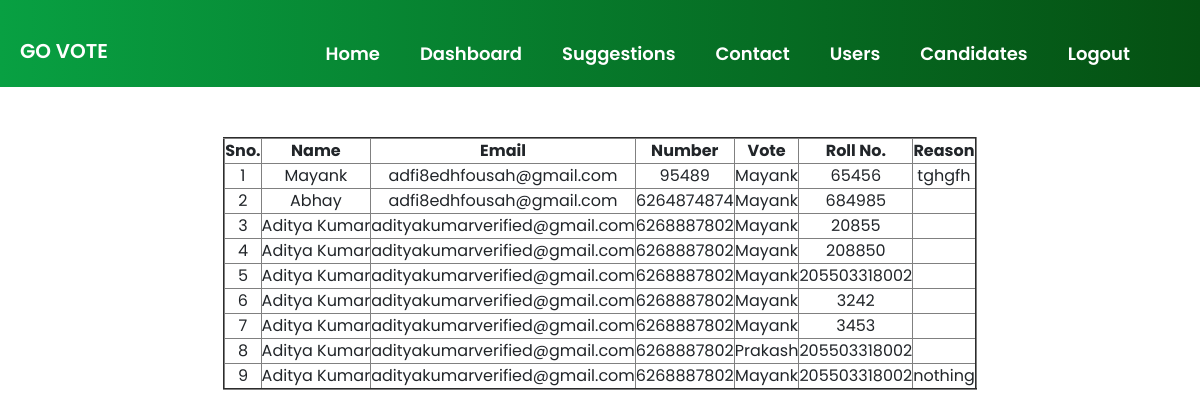
/user_deatils.php, run on the app's committed database.
### tables this page shows
CREATE TABLE IF NOT EXISTS `users` (
  `id` int(11) NOT NULL AUTO_INCREMENT,
  `name` varchar(60) DEFAULT NULL,
  `email` varchar(60) DEFAULT NULL,
  `Branch` text,
  `number` bigint(20) DEFAULT NULL,
  `candidate` varchar(60) DEFAULT NULL,
  `rollno` bigint(20) DEFAULT NULL,
  `reason` varchar(200) DEFAULT NULL,
  PRIMARY KEY (`id`)
);

### user_deatils.php (the view, shortened to what this page needs)
<!DOCTYPE html>
<html>
<head>
</head>
<body>
 <link rel="stylesheet" href="css/bootstrap.min.css">
 <link rel="stylesheet" href="css/style.css">
 <link rel="stylesheet" href="https://stackpath.bootstrapcdn.com/font-awesome/4.7.0/css/font-awesome.min.css">
</head>
<body>
<div class="container-fluid" id="cont-3">
        <header id="nav-bar">
          <nav class="navbar navbar-expand-lg navbar-light bg-dark">
            <a class="navbar-brand" href=index.html  style="color: white; font-weight: 600; margin-top: 15px;">GO VOTE</a>
            <div class="collapse navbar-collapse" id="navbarNav">
              <ul class="navbar-nav ml-auto animate__animated animate__bounceInDown" style="padding-right: 50px;">
                <li class="nav-item" >
                  <a class="nav-link" href="index.html" style="color:white; font-weight: 600; text-align: center; font-size: 18px; margin-top: 20px;  text-transform: capitalize; padding: 20px;">Home</a>
                </li>
                <li class="nav-item" >
                  <a class="nav-link" href="admin_dashboard.php" style="color:white; font-weight: 600; text-align: center; font-size: 18px; margin-top: 20px;  text-transform: capitalize; padding: 20px;">Dashboard</a>
                </li>
                <li class="nav-item" >
                  <a class="nav-link" href="user_suggestion.php"  style="color: white; font-weight: 600; text-align: center; font-size: 18px; margin-top: 20px;  text-transform: capitalize; padding: 20px;">Suggestions</a>
                </li>
                <li class="nav-item" >
                  <a class="nav-link" href="show_contact.php"  style="color: white; font-weight: 600; text-align: center; font-size: 18px; margin-top: 20px;  text-transform: capitalize; padding: 20px;">Contact</a>
                </li>
                <li class="nav-item">
                  <a class="nav-link" href="user_details_year.php" style="color: white; font-weight: 600; text-align: center; font-size: 18px; margin-top: 20px;  text-transform: capitalize; padding: 20px;">Users</a>
                </li>
                <li class="nav-item">
                  <a class="nav-link" href="user_cand_year.php" style="color: white; font-weight: 600; text-align: center; font-size: 18px; margin-top: 20px;  text-transform: capitalize; padding: 20px;">Candidates</a>
                </li>
                <li class="nav-item" >
                  <a class="nav-link" href="logout.php"  style="color: white; font-weight: 600; text-align: center; font-size: 18px; margin-top: 20px;  text-transform: capitalize; padding: 20px;">Logout</a>
                </li>
              </ul>
            </div>
          </nav>
        </header>
	<section style="padding-top:50px; padding-botton:50px">
        <div class="container">
            <div class="row">
                <div class="col-md-12" >
	<?php session_start();
	include('dbConnect.php');
	$sql = "select * from users order by id desc";
	$stmt = $pdo->prepare($sql);
	$stmt->execute();
	$rs =  $stmt->fetchAll();
	echo "
		<table border='2'>
			<tr>
				<th>Sno.</th>
				<th>Name</th>
				<th>Email</th>
				<th>Number</th>
				<th>Vote</th>
				<th>Roll No.</th>
				<th>Reason</th>
			</tr>
	";
	$i = 1;
	foreach($rs as $row){
		echo "
		<tr>
			<td>".$i."</td>
			<td>".$row['name']."</td>
			<td>".$row['email']."</td>
			<td>".$row['number']."</td>
			<td>".$row['candidate']."</td>
			<td>".$row['rollno']."</td>
			<td>".$row['reason']."</td>
        </tr>
		";
		$i++;
	}
	echo "</table>";
    ?>
        </div>
            </div>
        </div>
    </section>
</body>
</html>

### css/style.css (style rules this page uses)
* { margin: 0; padding: 0; box-sizing: border-box; font-family: 'Poppins', sans-serif; scroll-behavior: smooth; text-align: center; }
#nav-bar { position: sticky; }
.navbar { background-image: linear-gradient(to right, #08a042,#055012 ); padding: 0; }
.navbar-brand { height: 40px; padding-left: 20px; }
#cont-3 { margin-left: 0; margin-right: 0; padding-left: 0; padding-right: 0; max-width: 100%; }
table { margin-left: auto; margin-right: auto; }

### data on the page
users: name "Mayank", email "adfi8edhfousah@gmail.com", number "95489", candidate "Mayank", rollno "65456", reason "tghgfh"
users: name "Abhay", email "adfi8edhfousah@gmail.com", number "6264874874", candidate "Mayank", rollno "684985"
users: name "Aditya Kumar", email "adityakumarverified@gmail.com", number "6268887802", candidate "Mayank", rollno "20855"
users: name "Aditya Kumar", email "adityakumarverified@gmail.com", number "6268887802", candidate "Mayank", rollno "208850"
users: name "Aditya Kumar", email "adityakumarverified@gmail.com", number "6268887802", candidate "Mayank", rollno "205503318002"
users: name "Aditya Kumar", email "adityakumarverified@gmail.com", number "6268887802", candidate "Mayank", rollno "3242"
users: name "Aditya Kumar", email "adityakumarverified@gmail.com", number "6268887802", candidate "Mayank", rollno "3453"
users: name "Aditya Kumar", email "adityakumarverified@gmail.com", number "6268887802", candidate "Prakash", rollno "205503318002"
users: name "Aditya Kumar", email "adityakumarverified@gmail.com", number "6268887802", candidate "Mayank", rollno "205503318002", reason "nothing"
